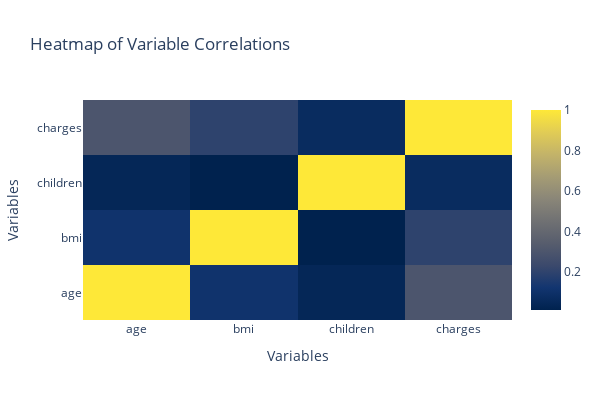

Notebook code for this chart:
### Code cell
configure_plotly_browser_state()

correlation_matrix = df.corr()

# Creating a heatmap to visualize the correlation matrix
heatmap = go.Heatmap(
    z=correlation_matrix.values,
    x=correlation_matrix.columns,
    y=correlation_matrix.columns,
    colorscale='Cividis'
)

heatmap_data = [heatmap]
heatmap_layout = go.Layout(
    title='Heatmap of Variable Correlations',
    xaxis=dict(title='Variables'),
    yaxis=dict(title='Variables'),
    width=600,
    height=400
)

correlation_fig = go.Figure(data=heatmap_data, layout=heatmap_layout)
iplot(correlation_fig, filename='correlation_matrix_heatmap')

### Figure 1 — Plotly figure (JSON) as saved in the notebook; plotly's stock layout.template omitted (floating-point values rounded to 4 significant figures)
{"data": [{"colorscale": [[0, "#00224e"], [0.1111, "#123570"], [0.2222, "#3b496c"], [0.3333, "#575d6d"], [0.4444, "#707173"], [0.5556, "#8a8678"], [0.6667, "#a59c74"], [0.7778, "#c3b369"], [0.8889, "#e1cc55"], [1, "#fee838"]], "x": ["age", "bmi", "children", "charges"], "y": ["age", "bmi", "children", "charges"], "z": [[1, 0.1093, 0.04247, 0.299], [0.1093, 1, 0.01276, 0.1983], [0.04247, 0.01276, 1, 0.068], [0.299, 0.1983, 0.068, 1]], "type": "heatmap"}], "layout": {"height": 400, "title": {"text": "Heatmap of Variable Correlations"}, "width": 600, "xaxis": {"title": {"text": "Variables"}}, "yaxis": {"title": {"text": "Variables"}}}}
